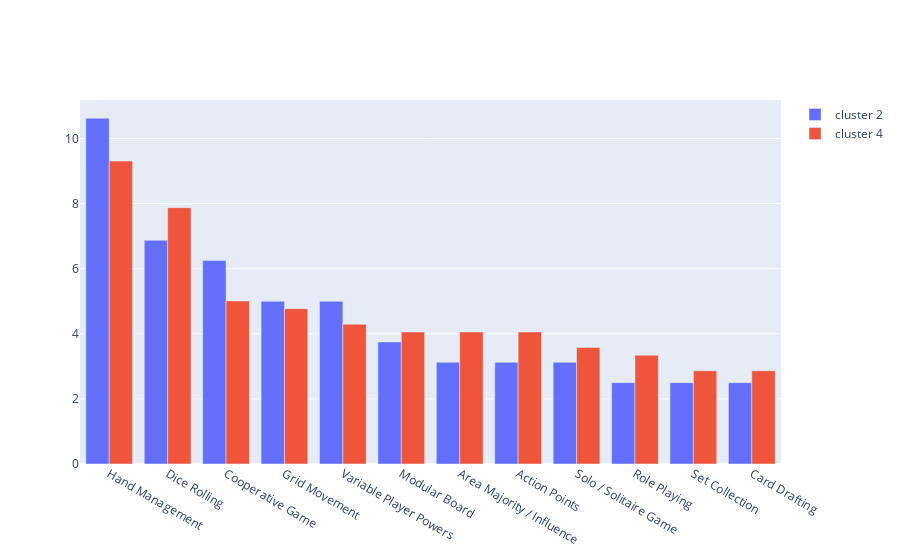

The cell this chart's notebook holds for it:
### Code cell
fig_mecanica = go.Figure(data=[
    go.Bar(name='cluster 2', x=mecanicas, y=mechanic_count2['porcentagem']),
    go.Bar(name='cluster 4', x=mecanicas, y=mechanic_count4['porcentagem'])
]).update_layout(barmode='group')
fig_mecanica.show()

### Figure 1 — Plotly figure (JSON) as saved in the notebook; plotly's stock layout.template omitted (floating-point values rounded to 4 significant figures)
{"data": [{"name": "cluster 2", "type": "bar", "x": ["Hand Management", "Dice Rolling", "Cooperative Game", "Grid Movement", "Variable Player Powers", "Modular Board", "Area Majority / Influence", "Action Points", "Solo / Solitaire Game", "Role Playing", "Set Collection", "Card Drafting"], "y": [10.62, 6.875, 6.25, 5, 5, 3.75, 3.125, 3.125, 3.125, 2.5, 2.5, 2.5, 1.875, 1.875, 1.875, 1.875, 1.875, 1.875, 1.875, 1.875, 1.875, 1.25, 1.25, 1.25, 1.25, 1.25, 1.25, 1.25, 1.25, 0.625, 0.625, 0.625, 0.625, 0.625, 0.625, 0.625, 0.625, 0.625, 0.625, 0.625, 0.625, 0.625, 0.625, 0.625, 0.625, 0.625, 0.625, 0.625, 0.625, 0.625, 0.625, 0.625, 0.625, 0.625, 0.625, 0.625, 0.625, 0.625, 0.625]}, {"name": "cluster 4", "type": "bar", "x": ["Hand Management", "Dice Rolling", "Cooperative Game", "Grid Movement", "Variable Player Powers", "Modular Board", "Area Majority / Influence", "Action Points", "Solo / Solitaire Game", "Role Playing", "Set Collection", "Card Drafting"], "y": [9.308, 7.876, 5.012, 4.773, 4.296, 4.057, 4.057, 4.057, 3.58, 3.341, 2.864, 2.864, 2.148, 1.909, 1.909, 1.671, 1.432, 1.432, 1.193, 1.193, 1.193, 1.193, 1.193, 1.193, 1.193, 1.193, 0.9547, 0.9547, 0.9547, 0.9547, 0.9547, 0.716, 0.716, 0.716, 0.716, 0.716, 0.716, 0.716, 0.716, 0.4773, 0.4773, 0.4773, 0.4773, 0.4773, 0.4773, 0.4773, 0.4773, 0.4773, 0.4773, 0.4773, 0.4773, 0.4773, 0.4773, 0.4773, 0.2387, 0.2387, 0.2387, 0.2387, 0.2387, 0.2387, 0.2387, 0.2387, 0.2387, 0.2387, 0.2387, 0.2387, 0.2387, 0.2387, 0.2387, 0.2387, 0.2387, 0.2387, 0.2387, 0.2387, 0.2387, 0.2387, 0.2387, 0.2387, 0.2387, 0.2387]}], "layout": {"barmode": "group"}}
